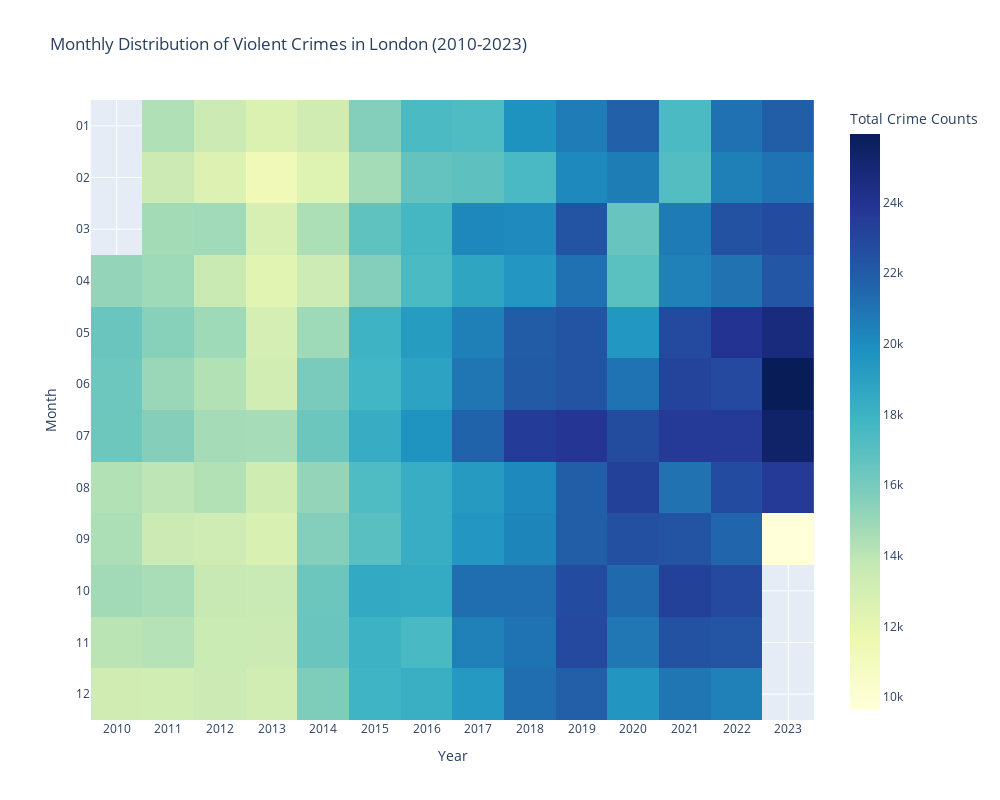

Write notebook code for a chart like this one.
### Code cell
# Extracting year and month from the columns and summing up the crimes for each month
monthly_totals = violent_crimes_data.drop(columns=['Major Category', 'Minor Category', 'Borough', 'LSOA Name', 'LSOA Code']).sum().reset_index()
monthly_totals['Year'] = monthly_totals['index'].str[:4]
monthly_totals['Month'] = monthly_totals['index'].str[4:] 
monthly_pivot = monthly_totals.pivot("Month", "Year", 0)

'''# Heatmap: Monthly distribution of violent crimes in the recent years for the entire city of London
plt.figure(figsize=(15, 8))
sns.heatmap(monthly_pivot, cmap="YlGnBu", linewidths=.5)
plt.title('Monthly Distribution of Violent Crimes in London (2010-2023)', fontsize=15)
plt.xlabel('Year', fontsize=12)
plt.ylabel('Month', fontsize=12)
plt.tight_layout()
plt.show()
'''


fig = px.imshow(monthly_pivot,
                labels=dict(x="Year", y="Month", color="Total Crime Counts"),
                x=monthly_pivot.columns,
                y=monthly_pivot.index,
                title='Monthly Distribution of Violent Crimes in London (2010-2023)',
                color_continuous_scale='YlGnBu')  # Yellow to Green to Blue color scale

fig.update_xaxes(side="bottom")
fig.update_layout(
    xaxis_nticks=36,
    width=1000,  # Set the width of the figure
    height=800   # Set the height of the figure
)
fig.show()

# YlGnBu

### Figure 1 — Plotly figure (JSON) as saved in the notebook; plotly's stock layout.template omitted (floating-point values rounded to 4 significant figures; data arrays with more than 128 entries replaced by an {"elided": "..."} marker saying what was removed)
{"data": [{"coloraxis": "coloraxis", "hovertemplate": "Year: %{x}<br>Month: %{y}<br>Total Crime Counts: %{z}<extra></extra>", "name": "0", "type": "heatmap", "x": ["2010", "2011", "2012", "2013", "2014", "2015", "2016", "2017", "2018", "2019", "2020", "2021", "2022", "2023"], "xaxis": "x", "y": ["01", "02", "03", "04", "05", "06", "07", "08", "09", "10", "11", "12"], "yaxis": "y", "z": {"elided": "12x14 int values"}}], "layout": {"coloraxis": {"colorbar": {"title": {"text": "Total Crime Counts"}}, "colorscale": [[0, "rgb(255,255,217)"], [0.125, "rgb(237,248,177)"], [0.25, "rgb(199,233,180)"], [0.375, "rgb(127,205,187)"], [0.5, "rgb(65,182,196)"], [0.625, "rgb(29,145,192)"], [0.75, "rgb(34,94,168)"], [0.875, "rgb(37,52,148)"], [1, "rgb(8,29,88)"]]}, "height": 800, "title": {"text": "Monthly Distribution of Violent Crimes in London (2010-2023)"}, "width": 1000, "xaxis": {"anchor": "y", "constrain": "domain", "domain": [0, 1], "nticks": 36, "scaleanchor": "y", "side": "bottom", "title": {"text": "Year"}}, "yaxis": {"anchor": "x", "autorange": "reversed", "constrain": "domain", "domain": [0, 1], "title": {"text": "Month"}}}}
